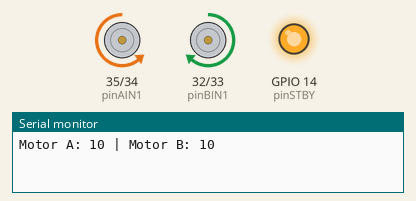
The sketch below on a simulated ESP32. Parts: motor-driver pin pairs drawn as motors (green arrow = first pin HIGH = forward, orange = second pin HIGH = backward, longer = more drive, scaled by the enable pin, stopped while the standby pin is LOW), output pins drawn as LEDs (lit = HIGH), the last lines printed to the serial monitor.

Above: at 1.0 s.
At 3.0 s:
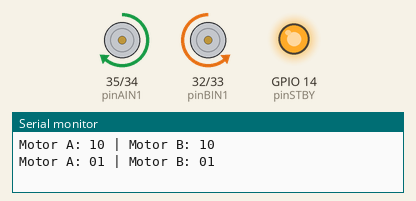
At 5.0 s:
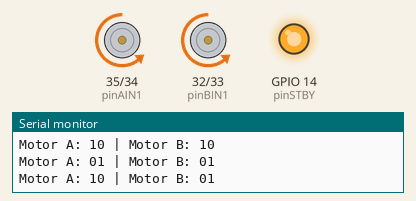
At 7.0 s:
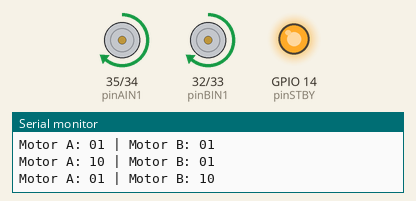
At 9.0 s:
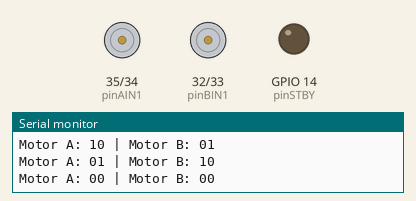
Timing chart, 0 to 13.0 s (numbered marks = the images above):
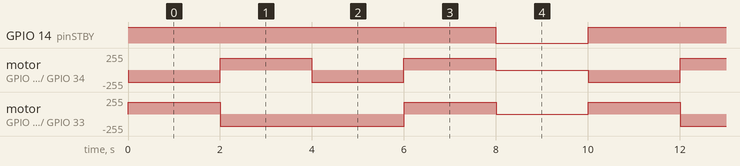

Measured:
- by itself, GPIO 14 (pinSTBY): alternates HIGH for 8.0 s and LOW for 2.0 s
- by itself, motor on GPIO 32 (pinBIN1) / GPIO 33 (pinBIN2): repeats every 10.0 s: backward 180/255 4.0 s, forward 180/255 2.0 s, stopped 2.0 s, forward 180/255 2.0 s
- by itself, motor on GPIO 35 (pinAIN1) / GPIO 34 (pinAIN2): repeats every 10.0 s: forward 180/255 2.0 s, backward 180/255 2.0 s, forward 180/255 2.0 s, stopped 2.0 s, backward 180/255 2.0 s

The sketch:

Medidas_sensor.ino
```cpp
const int pinPWMA = 25;
const int pinAIN2 = 34;
const int pinAIN1 = 35;
const int pinBIN1 = 32;
const int pinBIN2 = 33;
const int pinPWMB = 26;
const int pinSTBY = 14;
const int waitTime = 2000; // espera entre fases
const int speed = 200; // velocidad de giro
const int pinMotorA[3] = {pinPWMA, pinAIN2, pinAIN1};
const int pinMotorB[3] = {pinPWMB, pinBIN1, pinBIN2};

enum moveDirection {
  forward,
  backward
};

enum turnDirection {
  clockwise,
  counterClockwise
};

void setup() {
  pinMode(pinAIN2, OUTPUT);
  pinMode(pinAIN1, OUTPUT);
  pinMode(pinPWMA, OUTPUT);
  pinMode(pinBIN1, OUTPUT);
  pinMode(pinBIN2, OUTPUT);
  pinMode(pinPWMB, OUTPUT);
  pinMode(pinSTBY, OUTPUT);
  Serial.begin(9600); // Iniciar el puerto serie
}

void loop() {
  enableMotors();
  move(forward, 180);
  delay(waitTime);
  move(backward, 180);
  delay(waitTime);
  turn(clockwise, 180);
  delay(waitTime);
  turn(counterClockwise, 180);
  delay(waitTime);
  fullStop();
  delay(waitTime);
}

// Funciones que controlan el vehiculo
void move(int direction, int speed) {
  if (direction == forward) {
    moveMotorForward(pinMotorA, speed);
    moveMotorForward(pinMotorB, speed);
  } else {
    moveMotorBackward(pinMotorA, speed);
    moveMotorBackward(pinMotorB, speed);
  }
  printMotorState();
}

void turn(int direction, int speed) {
  if (direction == clockwise) {
    moveMotorForward(pinMotorA, speed);
    moveMotorBackward(pinMotorB, speed);
  } else {
    moveMotorBackward(pinMotorA, speed);
    moveMotorForward(pinMotorB, speed);
  }
  printMotorState();
}

void fullStop() {
  disableMotors();
  stopMotor(pinMotorA);
  stopMotor(pinMotorB);
  printMotorState();
}

// Funciones que controlan los motores
void moveMotorForward(const int pinMotor[3], int speed) {
  digitalWrite(pinMotor[1], HIGH);
  digitalWrite(pinMotor[2], LOW);
  analogWrite(pinMotor[0], speed);
}

void moveMotorBackward(const int pinMotor[3], int speed) {
  digitalWrite(pinMotor[1], LOW);
  digitalWrite(pinMotor[2], HIGH);
  analogWrite(pinMotor[0], speed);
}

void stopMotor(const int pinMotor[3]) {
  digitalWrite(pinMotor[1], LOW);
  digitalWrite(pinMotor[2], LOW);
  analogWrite(pinMotor[0], 0);
}

void enableMotors() {
  digitalWrite(pinSTBY, HIGH);
}

void disableMotors() {
  digitalWrite(pinSTBY, LOW);
}

void printMotorState() {
  Serial.print("Motor A: ");
  Serial.print(digitalRead(pinMotorA[1]));
  Serial.print(digitalRead(pinMotorA[2]));
  Serial.print(" | Motor B: ");
  Serial.print(digitalRead(pinMotorB[1]));
  Serial.println(digitalRead(pinMotorB[2]));
}
```
